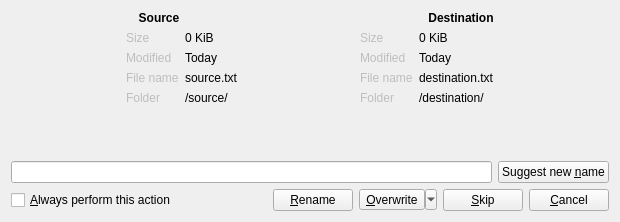
<?xml version="1.0" encoding="UTF-8"?>
<ui version="4.0">
 <class>fileExistsDialog</class>
 <widget class="QWidget" name="fileExistsDialog">
  <property name="geometry">
   <rect>
    <x>0</x>
    <y>0</y>
    <width>620</width>
    <height>222</height>
   </rect>
  </property>
  <property name="windowTitle">
   <string>The file exists</string>
  </property>
  <layout class="QVBoxLayout" name="verticalLayout">
   <item>
    <layout class="QHBoxLayout" name="horizontalLayout">
     <item>
      <widget class="QLabel" name="label">
       <property name="sizePolicy">
        <sizepolicy hsizetype="Minimum" vsizetype="Preferred">
         <horstretch>0</horstretch>
         <verstretch>0</verstretch>
        </sizepolicy>
       </property>
       <property name="font">
        <font>
         <weight>75</weight>
         <bold>true</bold>
        </font>
       </property>
       <property name="text">
        <string>Source</string>
       </property>
       <property name="alignment">
        <set>Qt::AlignCenter</set>
       </property>
      </widget>
     </item>
     <item>
      <widget class="QLabel" name="label_2">
       <property name="font">
        <font>
         <weight>75</weight>
         <bold>true</bold>
        </font>
       </property>
       <property name="text">
        <string>Destination</string>
       </property>
       <property name="alignment">
        <set>Qt::AlignCenter</set>
       </property>
      </widget>
     </item>
    </layout>
   </item>
   <item>
    <layout class="QHBoxLayout" name="horizontalLayout_2">
     <item>
      <spacer name="horizontalSpacer_2">
       <property name="orientation">
        <enum>Qt::Horizontal</enum>
       </property>
       <property name="sizeHint" stdset="0">
        <size>
         <width>40</width>
         <height>20</height>
        </size>
       </property>
      </spacer>
     </item>
     <item>
      <layout class="QFormLayout" name="formLayout_2">
       <item row="0" column="0">
        <widget class="QLabel" name="label_source_size">
         <property name="enabled">
          <bool>false</bool>
         </property>
         <property name="text">
          <string>Size</string>
         </property>
        </widget>
       </item>
       <item row="0" column="1">
        <widget class="QLabel" name="label_content_source_size">
         <property name="text">
          <string notr="true">0 KiB</string>
         </property>
        </widget>
       </item>
       <item row="1" column="0">
        <widget class="QLabel" name="label_source_modified">
         <property name="enabled">
          <bool>false</bool>
         </property>
         <property name="text">
          <string>Modified</string>
         </property>
        </widget>
       </item>
       <item row="1" column="1">
        <widget class="QLabel" name="label_content_source_modified">
         <property name="text">
          <string notr="true">Today</string>
         </property>
        </widget>
       </item>
       <item row="2" column="0">
        <widget class="QLabel" name="label_source_file_name">
         <property name="enabled">
          <bool>false</bool>
         </property>
         <property name="text">
          <string>File name</string>
         </property>
        </widget>
       </item>
       <item row="2" column="1">
        <widget class="QLabel" name="label_content_source_file_name">
         <property name="text">
          <string notr="true">source.txt</string>
         </property>
        </widget>
       </item>
       <item row="3" column="0">
        <widget class="QLabel" name="label_3">
         <property name="enabled">
          <bool>false</bool>
         </property>
         <property name="text">
          <string>Folder</string>
         </property>
        </widget>
       </item>
       <item row="3" column="1">
        <widget class="QLabel" name="label_content_source_folder">
         <property name="text">
          <string notr="true">/source/</string>
         </property>
        </widget>
       </item>
      </layout>
     </item>
     <item>
      <spacer name="horizontalSpacer_4">
       <property name="orientation">
        <enum>Qt::Horizontal</enum>
       </property>
       <property name="sizeHint" stdset="0">
        <size>
         <width>40</width>
         <height>20</height>
        </size>
       </property>
      </spacer>
     </item>
     <item>
      <layout class="QFormLayout" name="formLayout">
       <property name="fieldGrowthPolicy">
        <enum>QFormLayout::ExpandingFieldsGrow</enum>
       </property>
       <item row="0" column="0">
        <widget class="QLabel" name="label_destination_size">
         <property name="enabled">
          <bool>false</bool>
         </property>
         <property name="text">
          <string>Size</string>
         </property>
        </widget>
       </item>
       <item row="0" column="1">
        <widget class="QLabel" name="label_content_destination_size">
         <property name="text">
          <string notr="true">0 KiB</string>
         </property>
        </widget>
       </item>
       <item row="1" column="0">
        <widget class="QLabel" name="label_destination_modified">
         <property name="enabled">
          <bool>false</bool>
         </property>
         <property name="text">
          <string>Modified</string>
         </property>
        </widget>
       </item>
       <item row="1" column="1">
        <widget class="QLabel" name="label_content_destination_modified">
         <property name="text">
          <string notr="true">Today</string>
         </property>
        </widget>
       </item>
       <item row="2" column="0">
        <widget class="QLabel" name="label_destination_file_name">
         <property name="enabled">
          <bool>false</bool>
         </property>
         <property name="text">
          <string>File name</string>
         </property>
        </widget>
       </item>
       <item row="2" column="1">
        <widget class="QLabel" name="label_content_destination_file_name">
         <property name="text">
          <string notr="true">destination.txt</string>
         </property>
        </widget>
       </item>
       <item row="3" column="0">
        <widget class="QLabel" name="label_4">
         <property name="enabled">
          <bool>false</bool>
         </property>
         <property name="text">
          <string>Folder</string>
         </property>
        </widget>
       </item>
       <item row="3" column="1">
        <widget class="QLabel" name="label_content_destination_folder">
         <property name="text">
          <string notr="true">/destination/</string>
         </property>
        </widget>
       </item>
      </layout>
     </item>
     <item>
      <spacer name="horizontalSpacer_3">
       <property name="orientation">
        <enum>Qt::Horizontal</enum>
       </property>
       <property name="sizeHint" stdset="0">
        <size>
         <width>40</width>
         <height>20</height>
        </size>
       </property>
      </spacer>
     </item>
    </layout>
   </item>
   <item>
    <spacer name="verticalSpacer">
     <property name="orientation">
      <enum>Qt::Vertical</enum>
     </property>
     <property name="sizeHint" stdset="0">
      <size>
       <width>20</width>
       <height>40</height>
      </size>
     </property>
    </spacer>
   </item>
   <item>
    <layout class="QHBoxLayout" name="horizontalLayout_3">
     <item>
      <widget class="QLineEdit" name="lineEditNewName">
       <property name="text">
        <string notr="true"/>
       </property>
       <property name="placeholderText">
        <string notr="true"/>
       </property>
      </widget>
     </item>
     <item>
      <widget class="QPushButton" name="SuggestNewName">
       <property name="text">
        <string>Suggest new &amp;name</string>
       </property>
      </widget>
     </item>
    </layout>
   </item>
   <item>
    <layout class="QHBoxLayout" name="horizontalLayout_4">
     <item>
      <widget class="QCheckBox" name="checkBoxAlways">
       <property name="text">
        <string>&amp;Always perform this action</string>
       </property>
      </widget>
     </item>
     <item>
      <spacer name="horizontalSpacer">
       <property name="orientation">
        <enum>Qt::Horizontal</enum>
       </property>
       <property name="sizeHint" stdset="0">
        <size>
         <width>40</width>
         <height>20</height>
        </size>
       </property>
      </spacer>
     </item>
     <item>
      <widget class="QPushButton" name="Rename">
       <property name="text">
        <string>&amp;Rename</string>
       </property>
      </widget>
     </item>
     <item>
      <widget class="QToolButton" name="Overwrite">
       <property name="text">
        <string>&amp;Overwrite</string>
       </property>
       <property name="popupMode">
        <enum>QToolButton::MenuButtonPopup</enum>
       </property>
      </widget>
     </item>
     <item>
      <widget class="QPushButton" name="Skip">
       <property name="text">
        <string>&amp;Skip</string>
       </property>
      </widget>
     </item>
     <item>
      <widget class="QPushButton" name="Cancel">
       <property name="text">
        <string>&amp;Cancel</string>
       </property>
      </widget>
     </item>
    </layout>
   </item>
  </layout>
  <action name="actionOverwrite_if_newer">
   <property name="text">
    <string>Overwrite if destination newer</string>
   </property>
  </action>
  <action name="actionOverwrite_if_not_same_modification_date">
   <property name="text">
    <string>Overwrite if modification date differs</string>
   </property>
   <property name="toolTip">
    <string>Overwrite if modification date differs</string>
   </property>
  </action>
  <action name="actionOverwrite_if_older">
   <property name="text">
    <string>Overwrite if destination older</string>
   </property>
   <property name="toolTip">
    <string>Overwrite if destination older</string>
   </property>
  </action>
  <action name="actionOverwrite_if_not_same_size">
   <property name="text">
    <string>Overwrite if not same size</string>
   </property>
   <property name="toolTip">
    <string>Overwrite if not same size</string>
   </property>
  </action>
  <action name="actionOverwrite_if_not_same_size_and_date">
   <property name="text">
    <string>Overwrite if not same size and date</string>
   </property>
   <property name="toolTip">
    <string>Overwrite if not same size and date</string>
   </property>
  </action>
 </widget>
 <resources/>
 <connections>
  <connection>
   <sender>checkBoxAlways</sender>
   <signal>toggled(bool)</signal>
   <receiver>Cancel</receiver>
   <slot>setDisabled(bool)</slot>
   <hints>
    <hint type="sourcelabel">
     <x>115</x>
     <y>130</y>
    </hint>
    <hint type="destinationlabel">
     <x>440</x>
     <y>129</y>
    </hint>
   </hints>
  </connection>
  <connection>
   <sender>checkBoxAlways</sender>
   <signal>toggled(bool)</signal>
   <receiver>lineEditNewName</receiver>
   <slot>setDisabled(bool)</slot>
   <hints>
    <hint type="sourcelabel">
     <x>62</x>
     <y>129</y>
    </hint>
    <hint type="destinationlabel">
     <x>108</x>
     <y>93</y>
    </hint>
   </hints>
  </connection>
  <connection>
   <sender>checkBoxAlways</sender>
   <signal>toggled(bool)</signal>
   <receiver>SuggestNewName</receiver>
   <slot>setDisabled(bool)</slot>
   <hints>
    <hint type="sourcelabel">
     <x>144</x>
     <y>138</y>
    </hint>
    <hint type="destinationlabel">
     <x>326</x>
     <y>98</y>
    </hint>
   </hints>
  </connection>
 </connections>
</ui>
